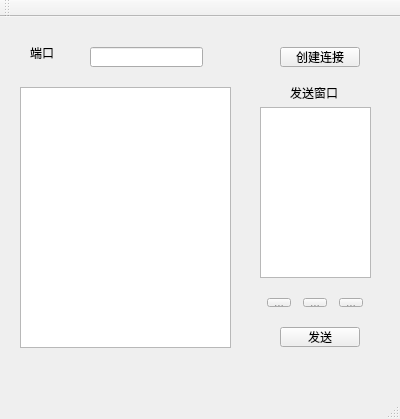
<?xml version="1.0" encoding="UTF-8"?>
<ui version="4.0">
 <class>MainWindow</class>
 <widget class="QMainWindow" name="MainWindow">
  <property name="geometry">
   <rect>
    <x>0</x>
    <y>0</y>
    <width>400</width>
    <height>419</height>
   </rect>
  </property>
  <property name="windowTitle">
   <string>MainWindow</string>
  </property>
  <widget class="QWidget" name="centralWidget">
   <widget class="QLabel" name="label">
    <property name="geometry">
     <rect>
      <x>30</x>
      <y>30</y>
      <width>54</width>
      <height>12</height>
     </rect>
    </property>
    <property name="text">
     <string>端口</string>
    </property>
   </widget>
   <widget class="QLineEdit" name="lineEdit_Port">
    <property name="geometry">
     <rect>
      <x>90</x>
      <y>30</y>
      <width>113</width>
      <height>20</height>
     </rect>
    </property>
   </widget>
   <widget class="QPushButton" name="pushButton_Listen">
    <property name="geometry">
     <rect>
      <x>280</x>
      <y>30</y>
      <width>80</width>
      <height>20</height>
     </rect>
    </property>
    <property name="text">
     <string>创建连接</string>
    </property>
   </widget>
   <widget class="QPushButton" name="pushButton_Send">
    <property name="geometry">
     <rect>
      <x>280</x>
      <y>310</y>
      <width>80</width>
      <height>20</height>
     </rect>
    </property>
    <property name="text">
     <string>发送</string>
    </property>
   </widget>
   <widget class="QLabel" name="label_2">
    <property name="geometry">
     <rect>
      <x>290</x>
      <y>70</y>
      <width>54</width>
      <height>12</height>
     </rect>
    </property>
    <property name="text">
     <string>发送窗口</string>
    </property>
   </widget>
   <widget class="QTextEdit" name="textEdit_Recv">
    <property name="geometry">
     <rect>
      <x>20</x>
      <y>70</y>
      <width>211</width>
      <height>261</height>
     </rect>
    </property>
   </widget>
   <widget class="QTextEdit" name="textEdit_Send">
    <property name="geometry">
     <rect>
      <x>260</x>
      <y>90</y>
      <width>111</width>
      <height>171</height>
     </rect>
    </property>
   </widget>
   <widget class="QWidget" name="horizontalLayoutWidget">
    <property name="geometry">
     <rect>
      <x>250</x>
      <y>270</y>
      <width>131</width>
      <height>31</height>
     </rect>
    </property>
    <layout class="QHBoxLayout" name="horizontalLayout">
     <item>
      <widget class="QToolButton" name="toolButton_2">
       <property name="text">
        <string>...</string>
       </property>
       <property name="icon">
        <iconset resource="images.qrc">
         <normaloff>:/images/bold.png</normaloff>:/images/bold.png</iconset>
       </property>
      </widget>
     </item>
     <item>
      <widget class="QToolButton" name="toolButton">
       <property name="text">
        <string>...</string>
       </property>
       <property name="icon">
        <iconset resource="images.qrc">
         <normaloff>:/images/italic.png</normaloff>:/images/italic.png</iconset>
       </property>
      </widget>
     </item>
     <item>
      <widget class="QToolButton" name="toolButton_3">
       <property name="text">
        <string>...</string>
       </property>
       <property name="icon">
        <iconset resource="images.qrc">
         <normaloff>:/images/color.png</normaloff>:/images/color.png</iconset>
       </property>
      </widget>
     </item>
    </layout>
   </widget>
  </widget>
  <widget class="QMenuBar" name="menuBar">
   <property name="geometry">
    <rect>
     <x>0</x>
     <y>0</y>
     <width>400</width>
     <height>22</height>
    </rect>
   </property>
  </widget>
  <widget class="QToolBar" name="mainToolBar">
   <attribute name="toolBarArea">
    <enum>TopToolBarArea</enum>
   </attribute>
   <attribute name="toolBarBreak">
    <bool>false</bool>
   </attribute>
  </widget>
  <widget class="QStatusBar" name="statusBar"/>
 </widget>
 <layoutdefault spacing="6" margin="11"/>
 <resources>
  <include location="images.qrc"/>
 </resources>
 <connections/>
</ui>
